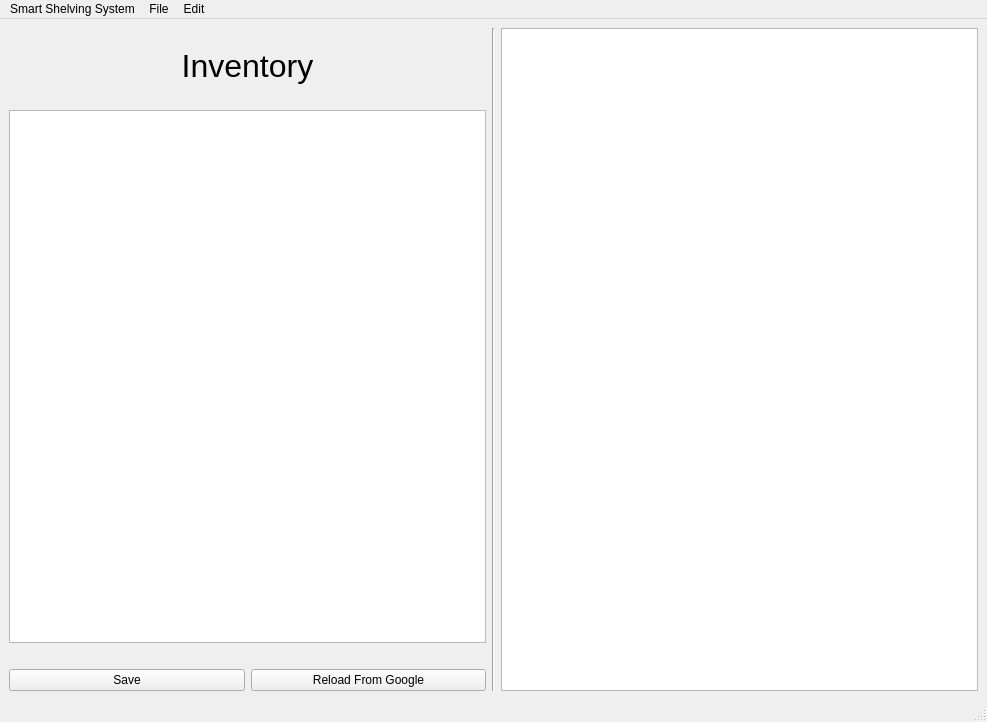
<?xml version="1.0" encoding="UTF-8"?>
<ui version="4.0">
 <class>MainWindow</class>
 <widget class="QMainWindow" name="MainWindow">
  <property name="geometry">
   <rect>
    <x>0</x>
    <y>0</y>
    <width>987</width>
    <height>722</height>
   </rect>
  </property>
  <property name="windowTitle">
   <string>MainWindow</string>
  </property>
  <property name="locale">
   <locale language="English" country="UnitedStates"/>
  </property>
  <widget class="QWidget" name="centralwidget">
   <layout class="QHBoxLayout" name="horizontalLayout_2">
    <item>
     <layout class="QVBoxLayout" name="verticalLayout_2">
      <item>
       <layout class="QVBoxLayout" name="verticalLayout">
        <item>
         <spacer name="horizontalSpacer_2">
          <property name="orientation">
           <enum>Qt::Orientation::Horizontal</enum>
          </property>
          <property name="sizeHint" stdset="0">
           <size>
            <width>40</width>
            <height>20</height>
           </size>
          </property>
         </spacer>
        </item>
        <item>
         <widget class="QLabel" name="label">
          <property name="font">
           <font>
            <family>Helvetica</family>
            <pointsize>24</pointsize>
           </font>
          </property>
          <property name="text">
           <string>Inventory</string>
          </property>
          <property name="alignment">
           <set>Qt::AlignmentFlag::AlignCenter</set>
          </property>
          <property name="margin">
           <number>0</number>
          </property>
         </widget>
        </item>
        <item>
         <spacer name="horizontalSpacer_3">
          <property name="orientation">
           <enum>Qt::Orientation::Horizontal</enum>
          </property>
          <property name="sizeHint" stdset="0">
           <size>
            <width>40</width>
            <height>20</height>
           </size>
          </property>
         </spacer>
        </item>
        <item>
         <widget class="QTableWidget" name="tableWidget">
          <property name="sizePolicy">
           <sizepolicy hsizetype="Expanding" vsizetype="Expanding">
            <horstretch>0</horstretch>
            <verstretch>0</verstretch>
           </sizepolicy>
          </property>
         </widget>
        </item>
       </layout>
      </item>
      <item>
       <spacer name="horizontalSpacer">
        <property name="orientation">
         <enum>Qt::Orientation::Horizontal</enum>
        </property>
        <property name="sizeHint" stdset="0">
         <size>
          <width>40</width>
          <height>20</height>
         </size>
        </property>
       </spacer>
      </item>
      <item>
       <layout class="QHBoxLayout" name="horizontalLayout">
        <item>
         <widget class="QPushButton" name="saveButton">
          <property name="text">
           <string>Save</string>
          </property>
         </widget>
        </item>
        <item>
         <widget class="QPushButton" name="reloadButton">
          <property name="text">
           <string>Reload From Google</string>
          </property>
         </widget>
        </item>
       </layout>
      </item>
     </layout>
    </item>
    <item>
     <widget class="Line" name="line">
      <property name="orientation">
       <enum>Qt::Orientation::Vertical</enum>
      </property>
     </widget>
    </item>
    <item>
     <widget class="QTableWidget" name="tableWidget_2"/>
    </item>
   </layout>
  </widget>
  <widget class="QMenuBar" name="menubar">
   <property name="geometry">
    <rect>
     <x>0</x>
     <y>0</y>
     <width>987</width>
     <height>24</height>
    </rect>
   </property>
   <widget class="QMenu" name="menuSmart_Shelving_System">
    <property name="title">
     <string>Smart Shelving System</string>
    </property>
    <addaction name="actionAbout"/>
    <addaction name="separator"/>
    <addaction name="actionHelp"/>
    <addaction name="actionExit"/>
   </widget>
   <widget class="QMenu" name="menuFile">
    <property name="title">
     <string>File</string>
    </property>
    <addaction name="actionNew"/>
    <addaction name="actionOpen"/>
    <addaction name="actionSave"/>
   </widget>
   <widget class="QMenu" name="menuEdit">
    <property name="title">
     <string>Edit</string>
    </property>
    <addaction name="actionUndo"/>
    <addaction name="actionRedo"/>
    <addaction name="separator"/>
    <addaction name="actionCut"/>
    <addaction name="actionCopy"/>
    <addaction name="actionPaste"/>
   </widget>
   <addaction name="menuSmart_Shelving_System"/>
   <addaction name="menuFile"/>
   <addaction name="menuEdit"/>
  </widget>
  <widget class="QStatusBar" name="statusbar"/>
  <action name="actionAbout">
   <property name="icon">
    <iconset theme="QIcon::ThemeIcon::HelpAbout"/>
   </property>
   <property name="text">
    <string>About</string>
   </property>
  </action>
  <action name="actionHelp">
   <property name="icon">
    <iconset theme="QIcon::ThemeIcon::HelpFaq"/>
   </property>
   <property name="text">
    <string>Help</string>
   </property>
  </action>
  <action name="actionExit">
   <property name="icon">
    <iconset theme="QIcon::ThemeIcon::SystemLogOut"/>
   </property>
   <property name="text">
    <string>Exit</string>
   </property>
  </action>
  <action name="actionNew">
   <property name="icon">
    <iconset theme="QIcon::ThemeIcon::DocumentNew"/>
   </property>
   <property name="text">
    <string>New</string>
   </property>
   <property name="shortcut">
    <string>Ctrl+N</string>
   </property>
  </action>
  <action name="actionOpen">
   <property name="icon">
    <iconset theme="QIcon::ThemeIcon::DocumentOpen"/>
   </property>
   <property name="text">
    <string>Open</string>
   </property>
   <property name="shortcut">
    <string>Ctrl+O</string>
   </property>
  </action>
  <action name="actionSave">
   <property name="icon">
    <iconset theme="QIcon::ThemeIcon::DocumentSave"/>
   </property>
   <property name="text">
    <string>Save</string>
   </property>
   <property name="shortcut">
    <string>Ctrl+S</string>
   </property>
  </action>
  <action name="actionUndo">
   <property name="icon">
    <iconset theme="QIcon::ThemeIcon::EditUndo"/>
   </property>
   <property name="text">
    <string>Undo</string>
   </property>
   <property name="shortcut">
    <string>Ctrl+Z</string>
   </property>
   <property name="shortcutVisibleInContextMenu">
    <bool>false</bool>
   </property>
  </action>
  <action name="actionRedo">
   <property name="icon">
    <iconset theme="QIcon::ThemeIcon::EditRedo"/>
   </property>
   <property name="text">
    <string>Redo</string>
   </property>
   <property name="shortcut">
    <string>Ctrl+Shift+Z</string>
   </property>
  </action>
  <action name="actionCut">
   <property name="icon">
    <iconset theme="QIcon::ThemeIcon::EditCut"/>
   </property>
   <property name="text">
    <string>Cut</string>
   </property>
   <property name="shortcut">
    <string>Ctrl+X</string>
   </property>
  </action>
  <action name="actionCopy">
   <property name="icon">
    <iconset theme="QIcon::ThemeIcon::EditCopy"/>
   </property>
   <property name="text">
    <string>Copy</string>
   </property>
   <property name="shortcut">
    <string>Ctrl+C</string>
   </property>
  </action>
  <action name="actionPaste">
   <property name="icon">
    <iconset theme="QIcon::ThemeIcon::EditPaste"/>
   </property>
   <property name="text">
    <string>Paste</string>
   </property>
   <property name="shortcut">
    <string>Ctrl+V</string>
   </property>
  </action>
 </widget>
 <resources/>
 <connections/>
</ui>
